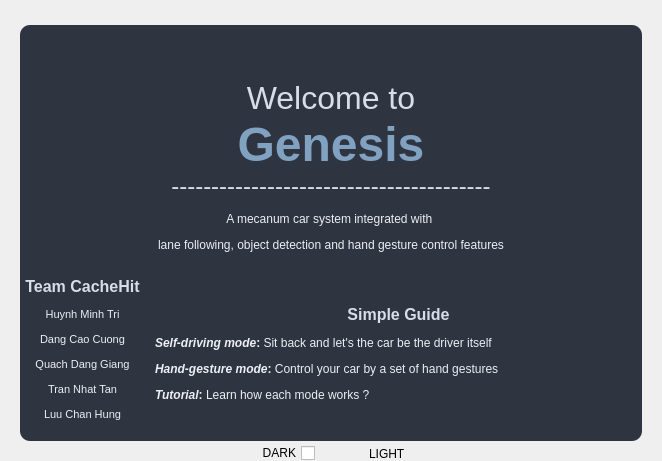
                     <widget class="QWidget" name="home">
                      <property name="styleSheet">
                       <string notr="true"/>
                      </property>
                      <layout class="QVBoxLayout" name="verticalLayout_16">
                       <property name="spacing">
                        <number>0</number>
                       </property>
                       <property name="leftMargin">
                        <number>20</number>
                       </property>
                       <property name="topMargin">
                        <number>20</number>
                       </property>
                       <property name="rightMargin">
                        <number>20</number>
                       </property>
                       <property name="bottomMargin">
                        <number>0</number>
                       </property>
                       <item>
                        <widget class="QLabel" name="bklogo">
                         <property name="minimumSize">
                          <size>
                           <width>0</width>
                           <height>60</height>
                          </size>
                         </property>
                         <property name="maximumSize">
                          <size>
                           <width>16777215</width>
                           <height>50</height>
                          </size>
                         </property>
                         <property name="autoFillBackground">
                          <bool>false</bool>
                         </property>
                         <property name="styleSheet">
                          <string notr="true">background-color: #2E3440;
border-top-left-radius:10px;
border-top-right-radius:10px;
border-bottom-right-radius:0px;
border-bottom-left-radius:0px;
padding-top: 10px</string>
                         </property>
                         <property name="text">
                          <string/>
                         </property>
                         <property name="pixmap">
                          <pixmap resource="resources.qrc">:/images/images/images/hcmut_small.png</pixmap>
                         </property>
                         <property name="alignment">
                          <set>Qt::AlignCenter</set>
                         </property>
                         <property name="margin">
                          <number>0</number>
                         </property>
                        </widget>
                       </item>
                       <item>
                        <widget class="QLabel" name="welcome">
                         <property name="maximumSize">
                          <size>
                           <width>16777215</width>
                           <height>50</height>
                          </size>
                         </property>
                         <property name="styleSheet">
                          <string notr="true">background-color: #2E3440;</string>
                         </property>
                         <property name="text">
                          <string>&lt;html&gt;&lt;head/&gt;&lt;body&gt;&lt;p align=&quot;center&quot;&gt;&lt;span style=&quot; font-size:24pt; color:#d8dee9;&quot;&gt;Welcome to&lt;/span&gt;&lt;/p&gt;&lt;/body&gt;&lt;/html&gt;</string>
                         </property>
                         <property name="alignment">
                          <set>Qt::AlignCenter</set>
                         </property>
                        </widget>
                       </item>
                       <item>
                        <widget class="QLabel" name="appname">
                         <property name="maximumSize">
                          <size>
                           <width>16777215</width>
                           <height>60</height>
                          </size>
                         </property>
                         <property name="font">
                          <font>
                           <family>Segoe UI</family>
                           <pointsize>10</pointsize>
                           <italic>false</italic>
                           <bold>false</bold>
                          </font>
                         </property>
                         <property name="styleSheet">
                          <string notr="true">background-color: #2E3440;</string>
                         </property>
                         <property name="text">
                          <string>&lt;html&gt;&lt;head/&gt;&lt;body&gt;&lt;p align=&quot;center&quot;&gt;&lt;span style=&quot; font-family:'Copperplate'; font-size:36pt; font-weight:700; color:#81a1c1;&quot;&gt;Genesis&lt;/span&gt;&lt;/p&gt;&lt;/body&gt;&lt;/html&gt;</string>
                         </property>
                         <property name="alignment">
                          <set>Qt::AlignBottom|Qt::AlignHCenter</set>
                         </property>
                        </widget>
                       </item>
                       <item>
                        <widget class="QLabel" name="appdescription">
                         <property name="minimumSize">
                          <size>
                           <width>0</width>
                           <height>0</height>
                          </size>
                         </property>
                         <property name="styleSheet">
                          <string notr="true">background-color: #2E3440;
padding-bottom: 15px;
</string>
                         </property>
                         <property name="text">
                          <string>&lt;html&gt;&lt;head/&gt;&lt;body&gt;&lt;p align=&quot;center&quot;&gt;&lt;span style=&quot; font-size:18pt; color:#d8dee9;&quot;&gt;----------------------------------------&lt;/span&gt;&lt;/p&gt;&lt;p align=&quot;center&quot;&gt;&lt;span style=&quot; color:#eceff4;&quot;&gt;A mecanum car system integrated with &lt;/span&gt;&lt;/p&gt;&lt;p align=&quot;center&quot;&gt;&lt;span style=&quot; color:#eceff4;&quot;&gt;lane following, object detection and hand gesture control features&lt;/span&gt;&lt;/p&gt;&lt;/body&gt;&lt;/html&gt;</string>
                         </property>
                         <property name="textFormat">
                          <enum>Qt::AutoText</enum>
                         </property>
                         <property name="alignment">
                          <set>Qt::AlignCenter</set>
                         </property>
                        </widget>
                       </item>
                       <item>
                        <layout class="QHBoxLayout" name="home_layout">
                         <property name="spacing">
                          <number>0</number>
                         </property>
                         <item>
                          <widget class="QLabel" name="teammember">
                           <property name="styleSheet">
                            <string notr="true">background-color: #2E3440;
border-top-left-radius:0px;
border-top-right-radius:0px;
border-bottom-right-radius:0px;
border-bottom-left-radius:10px;
padding-top: 10px;
padding-bottom:20px;


</string>
                           </property>
                           <property name="lineWidth">
                            <number>1</number>
                           </property>
                           <property name="text">
                            <string>&lt;html&gt;&lt;head/&gt;&lt;body&gt;&lt;p align=&quot;center&quot;&gt;&lt;span style=&quot; font-size:12pt; font-weight:700; color:#d8dee9;&quot;&gt;Team CacheHit&lt;/span&gt;&lt;/p&gt;&lt;p align=&quot;center&quot;&gt;&lt;span style=&quot; font-size:8pt; color:#eceff4;&quot;&gt;Huynh Minh Tri&lt;/span&gt;&lt;/p&gt;&lt;p align=&quot;center&quot;&gt;&lt;span style=&quot; font-size:8pt; color:#eceff4;&quot;&gt;Dang Cao Cuong&lt;/span&gt;&lt;/p&gt;&lt;p align=&quot;center&quot;&gt;&lt;span style=&quot; font-size:8pt; color:#eceff4;&quot;&gt;Quach Dang Giang&lt;/span&gt;&lt;/p&gt;&lt;p align=&quot;center&quot;&gt;&lt;span style=&quot; font-size:8pt; color:#eceff4;&quot;&gt;Tran Nhat Tan&lt;/span&gt;&lt;/p&gt;&lt;p align=&quot;center&quot;&gt;&lt;span style=&quot; font-size:8pt; color:#eceff4;&quot;&gt;Luu Chan Hung&lt;/span&gt;&lt;/p&gt;&lt;/body&gt;&lt;/html&gt;</string>
                           </property>
                          </widget>
                         </item>
                         <item>
                          <widget class="QLabel" name="howtouse">
                           <property name="minimumSize">
                            <size>
                             <width>500</width>
                             <height>0</height>
                            </size>
                           </property>
                           <property name="styleSheet">
                            <string notr="true">background-color: #2E3440;
border-top-left-radius:0px;
border-top-right-radius:0px;
border-bottom-right-radius:10px;
border-bottom-left-radius:0px;
padding-top: 10px;
padding-bottom:10px;
padding-left: 10px;
</string>
                           </property>
                           <property name="text">
                            <string>&lt;html&gt;&lt;head/&gt;&lt;body&gt;&lt;p align=&quot;center&quot;&gt;&lt;span style=&quot; font-size:12pt; font-weight:700; color:#d8dee9;&quot;&gt;Simple Guide&lt;/span&gt;&lt;/p&gt;&lt;p&gt;&lt;img src=&quot;:/icons/images/icons/cil-cursor-move.png&quot;/&gt;&lt;span style=&quot; font-weight:700; font-style:italic; color:#eceff4;&quot;&gt;Self-driving mode&lt;/span&gt;&lt;span style=&quot; font-weight:700; color:#eceff4;&quot;&gt;: &lt;/span&gt;&lt;span style=&quot; color:#eceff4;&quot;&gt;Sit back and let's the car be the driver itself&lt;/span&gt;&lt;/p&gt;&lt;p&gt;&lt;img src=&quot;:/icons/images/icons/cil-hand-point-right.png&quot;/&gt;&lt;span style=&quot; font-weight:700; font-style:italic; color:#eceff4;&quot;&gt;Hand-gesture mode&lt;/span&gt;&lt;span style=&quot; font-weight:700; color:#eceff4;&quot;&gt;: &lt;/span&gt;&lt;span style=&quot; color:#eceff4;&quot;&gt;Control your car by a set of hand gestures&lt;/span&gt;&lt;/p&gt;&lt;p&gt;&lt;img src=&quot;:/icons/images/icons/cil-description.png&quot;/&gt;&lt;span style=&quot; font-weight:700; font-style:italic; color:#eceff4;&quot;&gt;Tutorial&lt;/span&gt;&lt;span style=&quot; font-weight:700; color:#eceff4;&quot;&gt;: &lt;/span&gt;&lt;span style=&quot; color:#eceff4;&quot;&gt;Learn how each mode works ?&lt;/span&gt;&lt;/p&gt;&lt;/body&gt;&lt;/html&gt;</string>
                           </property>
                          </widget>
                         </item>
                        </layout>
                       </item>
                       <item>
                        <layout class="QHBoxLayout" name="horizontalLayout_7">
                         <property name="topMargin">
                          <number>5</number>
                         </property>
                         <item>
                          <widget class="QLabel" name="dark">
                           <property name="maximumSize">
                            <size>
                             <width>16777215</width>
                             <height>15</height>
                            </size>
                           </property>
                           <property name="styleSheet">
                            <string notr="true">padding-right: 5px;</string>
                           </property>
                           <property name="text">
                            <string>&lt;html&gt;&lt;head/&gt;&lt;body&gt;&lt;p align=&quot;right&quot;&gt;DARK&lt;/p&gt;&lt;/body&gt;&lt;/html&gt;</string>
                           </property>
                          </widget>
                         </item>
                         <item>
                          <widget class="QCheckBox" name="switch_button">
                           <property name="minimumSize">
                            <size>
                             <width>0</width>
                             <height>0</height>
                            </size>
                           </property>
                           <property name="maximumSize">
                            <size>
                             <width>60</width>
                             <height>20</height>
                            </size>
                           </property>
                           <property name="text">
                            <string/>
                           </property>
                          </widget>
                         </item>
                         <item>
                          <widget class="QLabel" name="light">
                           <property name="maximumSize">
                            <size>
                             <width>16777215</width>
                             <height>15</height>
                            </size>
                           </property>
                           <property name="styleSheet">
                            <string notr="true">padding-left: 5px;</string>
                           </property>
                           <property name="text">
                            <string>LIGHT</string>
                           </property>
                          </widget>
                         </item>
                        </layout>
                       </item>
                      </layout>
                     </widget>
